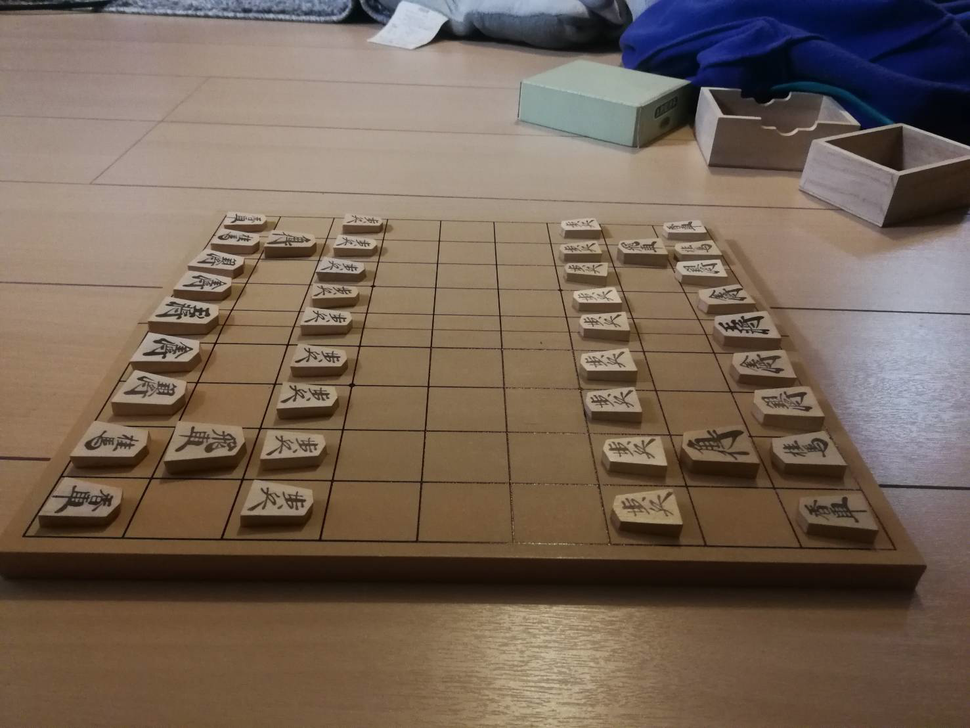
//> input picture transform/banmen.png, 970 x 728 px, shrunk from 1477 x 1108 before the run
$ ./transform   (built with g++ and OpenCV 4)
//> lines starting //> are read from the running program, lines starting //| are printed output that depends on the picture; after the words box and inside, x2 and y2 are one past the last pixel; in counts of white or black regions, pixels touching at a corner belong together
#include <opencv2/core.hpp>
#include <opencv2/imgcodecs.hpp>
#include <opencv2/highgui.hpp>
#include <opencv2/imgproc.hpp>
#include <opencv2/imgproc/imgproc.hpp>
#include <string>
#include <sstream>
#include <iostream>
#include <typeinfo>

bool asc(cv::Point2f pt1, cv::Point2f pt2) {
	return pt1.x< pt2.x;
}

int main(int argc, const char* argv[]){
	cv::Mat banmen = cv::imread("banmen.png", cv::IMREAD_COLOR);
//> banmen is the input picture: 728 rows x 970 cols, CV_8UC3; mean B, G, R 87, 100.8, 117.8

	cv::Mat src = cv::imread("bin_banmen.png", cv::IMREAD_GRAYSCALE);
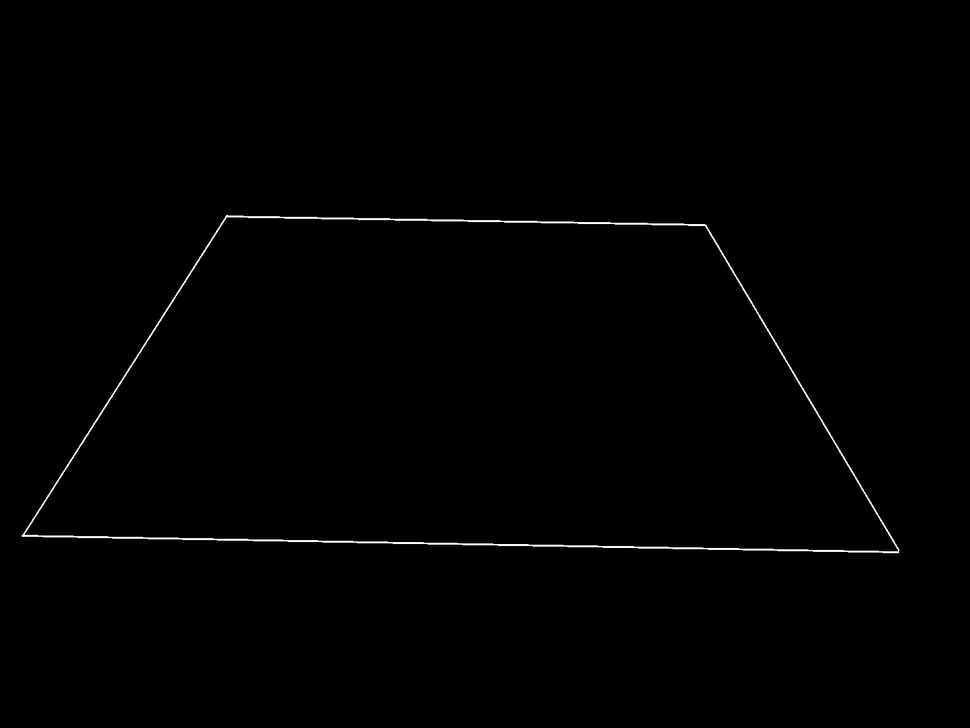
//> input picture transform/bin_banmen.png, 970 x 728 px, shrunk from 1477 x 1108 before the run
//> src is the input picture: 728 rows x 970 cols, CV_8UC1; min 0, max 255, mean 1.4

	if(src.empty()){
		std::cerr << "Failed to open image file." << std::endl;
		return -1;
	}

	// Find Contours
	cv::Mat cont = cv::Mat::zeros(src.size(), CV_8UC3);
	std::vector<std::vector<cv::Point> > contours;
	std::vector<cv::Vec4i> hierarchy;
	cv::findContours(src, contours, hierarchy, cv::RETR_EXTERNAL, cv::CHAIN_APPROX_TC89_L1);
//> contours = 1 contour; box (x1, y1, x2, y2) and area: (19, 213, 902, 556) 224642

	int max_level = 0;
	std::vector<cv::Point2f> approx;
	for(int i=0; i<contours.size(); i++) {
		cv::drawContours(cont, contours, i, cv::Scalar(0,0,255,255), 3, CV_AA, hierarchy, max_level);

		// get 4 vertexs
		cv::approxPolyDP(cv::Mat(contours[i]), approx, 0.01 * cv::arcLength(contours[i], true), true);
	}
//> this loop made 1 pass
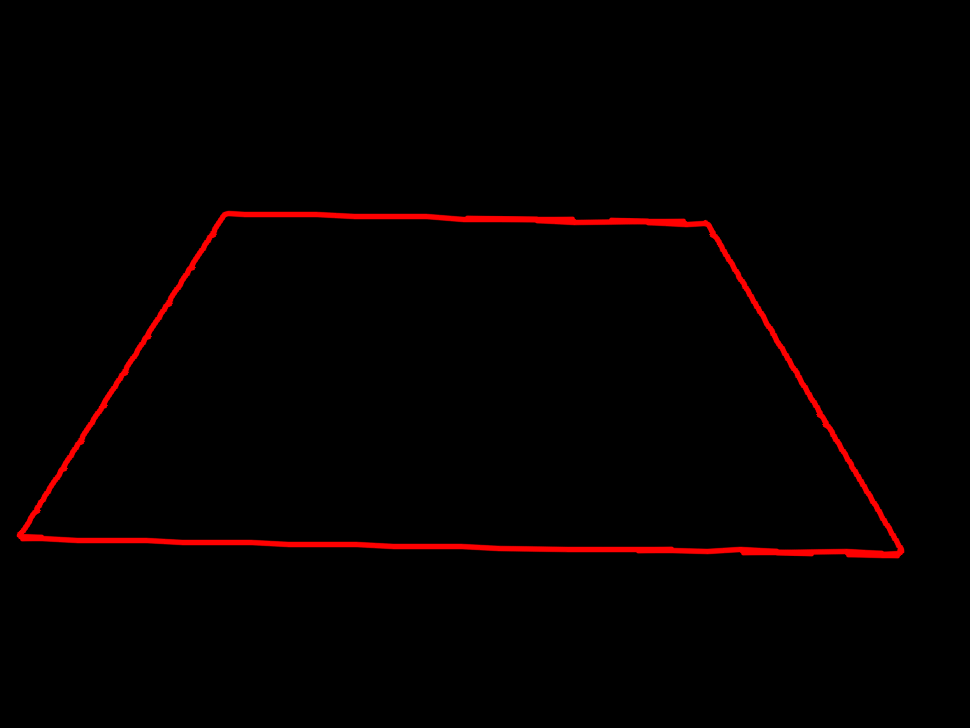
//> cont: 728 rows x 970 cols, CV_8UC3; mean B, G, R 0, 0, 4.4
//> after the loop, approx = 6 Points (x, y): [19, 534], [901, 552], [708, 224], [647, 222], [684, 221], [224, 214]
	if(cont.empty()){
		std::cerr << "Failed to find contours." << std::endl;
		return -1;
	} else {
		cv::imwrite("getContours_binImage.png", cont);
	}
	// sort approx by x value
	std::sort(approx.begin(), approx.end(), asc);
//> approx = 6 Points (x, y): [19, 534], [224, 214], [647, 222], [684, 221], [708, 224], [901, 552]

	// src 4 vertexs array
	cv::Point2f src_vertexs[4];
	src_vertexs[0] = approx[1];
//> src_vertexs = 4 Points (x, y): [224, 214], [0, 0], [0, 0], [0, 0]
	src_vertexs[1] = approx[2];
//> src_vertexs = 4 Points (x, y): [224, 214], [647, 222], [0, 0], [0, 0]
	src_vertexs[2] = approx[0];
//> src_vertexs = 4 Points (x, y): [224, 214], [647, 222], [19, 534], [0, 0]
	src_vertexs[3] = approx[3];
//> src_vertexs = 4 Points (x, y): [224, 214], [647, 222], [19, 534], [684, 221]

	for(int i=0; i<approx.size(); i++){
		std::cout << src_vertexs[i] << std::endl;
	}
//> this loop made 6 passes
//| [224, 214]
//| [647, 222]
//| [19, 534]
//| [684, 221]
//| [8.44192e+24, 3.08146e-41]
//| [8.44195e+24, 3.08146e-41]

	// 4 vetrexs after transform
	cv::Point2f dst_vertexs[4];
	float src_width = src.size().width;
//> src_width = 970
	float src_height = src.size().height;
//> src_height = 728
	float centerX = src_width/2;
//> centerX = 485
	float centerY = src_height/2;
//> centerY = 364
	if (src_width > src_height) {
		// length of a side of dst square = src height
		dst_vertexs[0] = cv::Point2f(centerX-src_height/2, 0);
		dst_vertexs[1] = cv::Point2f(centerX+src_height/2, 0);
		dst_vertexs[2] = cv::Point2f(centerX-src_height/2, src_height-1);
		dst_vertexs[3] = cv::Point2f(centerX+src_height/2, src_height-1);
	} else {
		// length of a side of dst square = src width
		dst_vertexs[0] = cv::Point2f(0, centerY-src_height/2);
		dst_vertexs[1] = cv::Point2f(src_width-1, centerY-src_height/2);
		dst_vertexs[2] = cv::Point2f(0, centerY+src_height/2);
		dst_vertexs[3] = cv::Point2f(src_width-1, centerY+src_height/2);
	}

	// Output 4 dst vertexs
	for(int i=0; i<4; i++){
		std::cout << dst_vertexs[i] << std::endl;
	}
	// Draw output rectangle
	cv::Mat dst_rectangle = cv::Mat::zeros(src.size(), CV_8UC3);
	cv::rectangle(dst_rectangle, dst_vertexs[0], dst_vertexs[3], cv::Scalar(255,0,0,0));
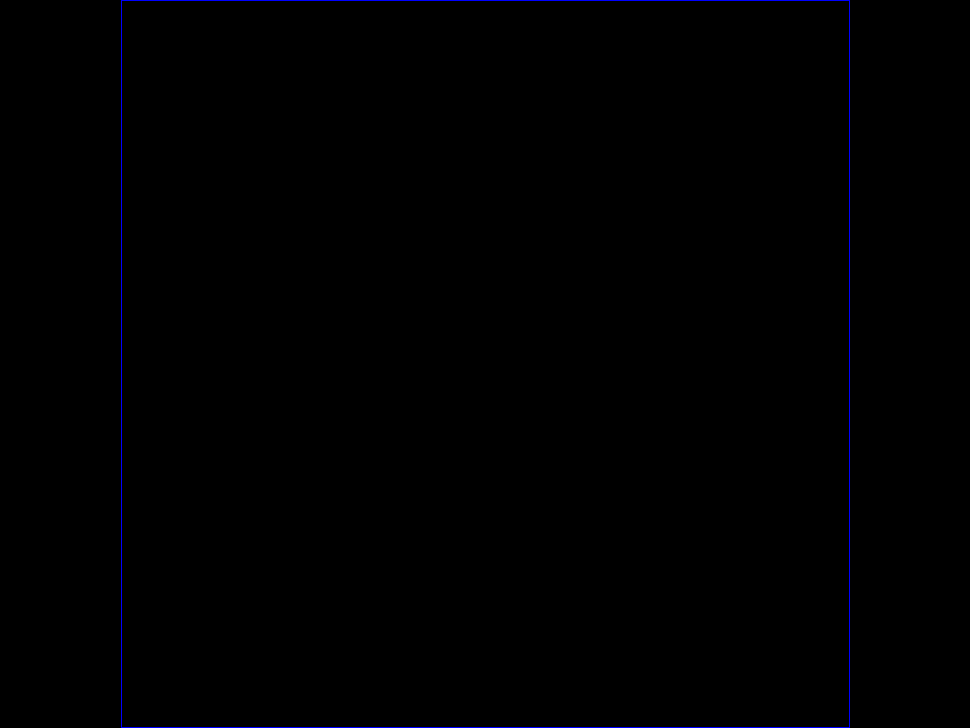
//> dst_rectangle: 728 rows x 970 cols, CV_8UC3; mean B, G, R 1.1, 0, 0
	if(dst_rectangle.empty()){
		std::cerr << "Failed to draw dst rectangle." << std::endl;
		return -1;
	} else {
		cv::imwrite("DstRectangle_banmen.png", dst_rectangle);
	}

	// Get perspective transform
	cv::Mat dst;
	cv::Mat perspective_matrix = cv::getPerspectiveTransform(src_vertexs, dst_vertexs);
//> perspective_matrix = [[-0.00185, -0.5, 117.3], [0.0526, -2.78, 583], [-9.94e-05, -0.00419, 1]]
	cv::warpPerspective(banmen, dst, perspective_matrix, src.size(), cv::INTER_LINEAR);
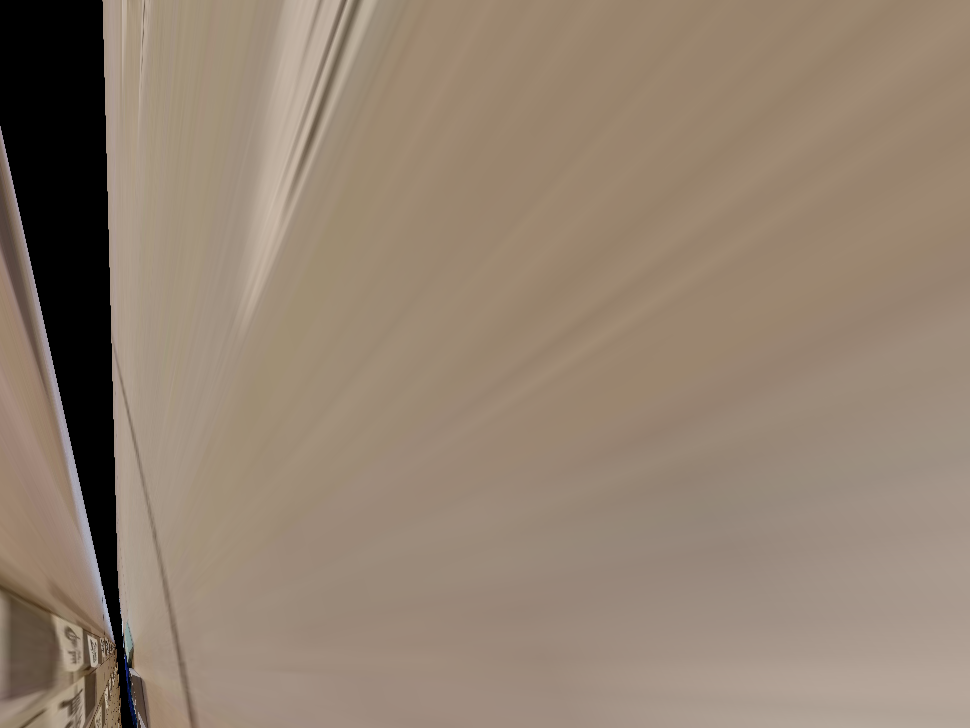
//> dst: 728 rows x 970 cols, CV_8UC3; mean B, G, R 112.8, 129.9, 147.2
	if(dst.empty()){
		std::cerr << "Failed to wave transform." << std::endl;
		return -1;
	} else {
		cv::imwrite("AfterWaveTransform_banmen.png", dst);
	}

	return 0;
}
